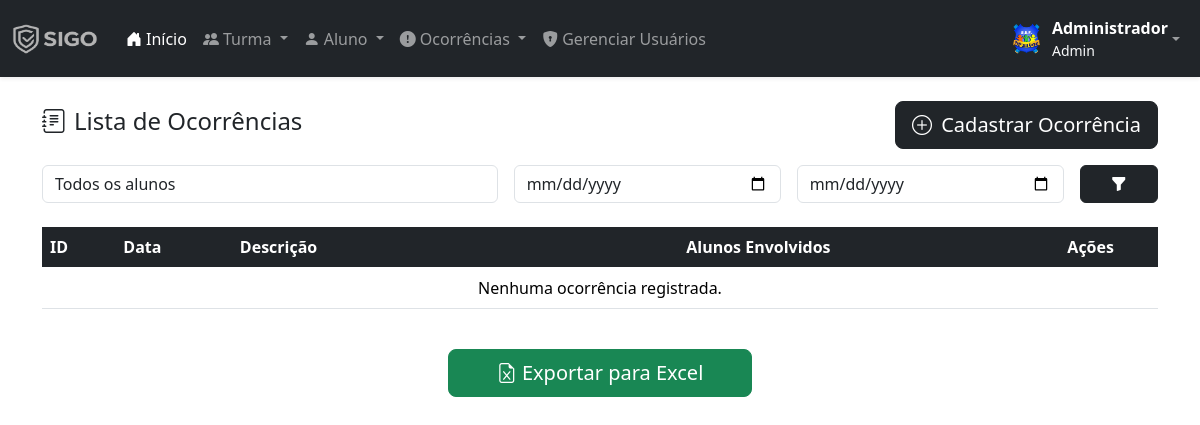
Before: /listar-ocorrencias.php (signed in) with the older database file.
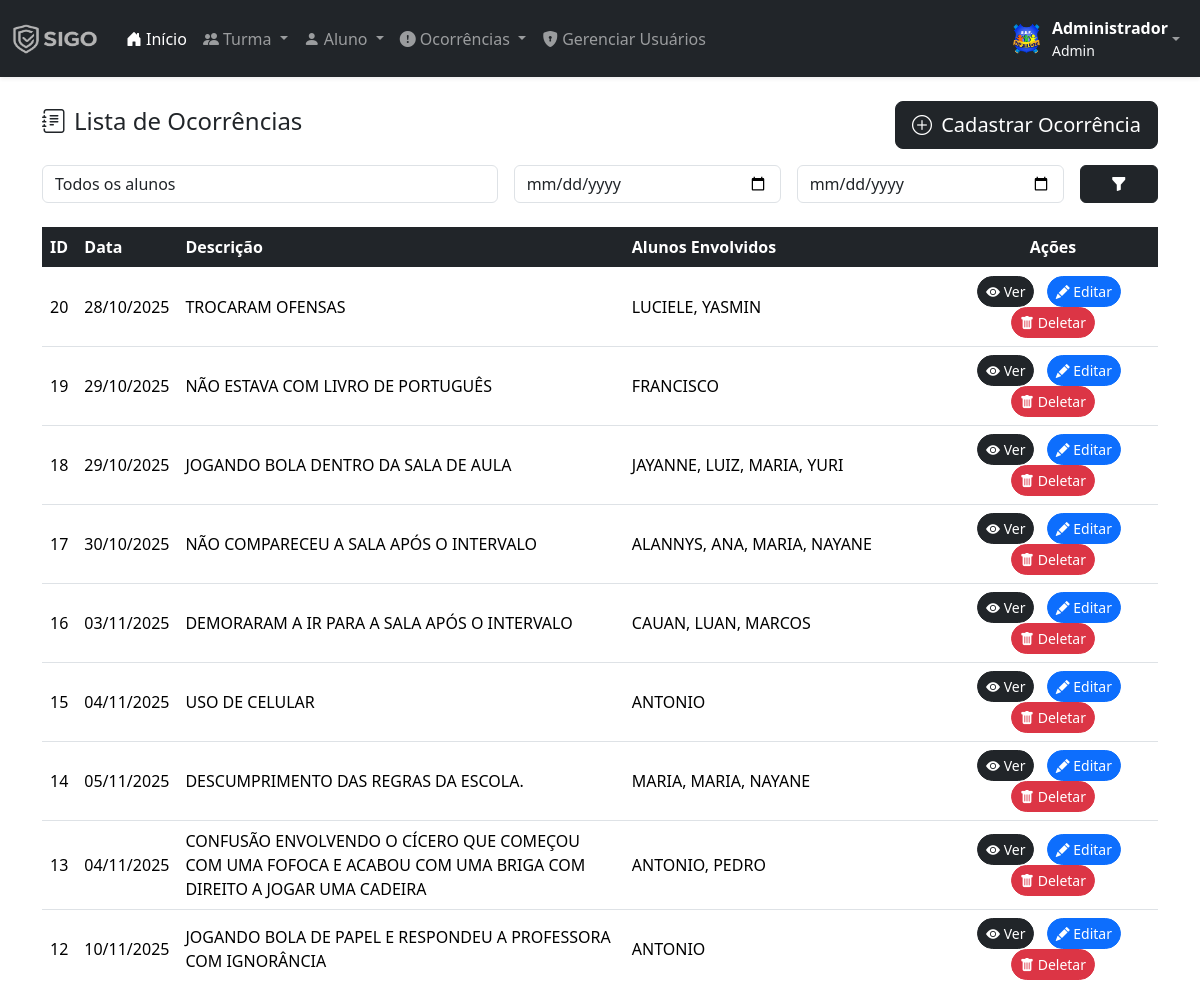
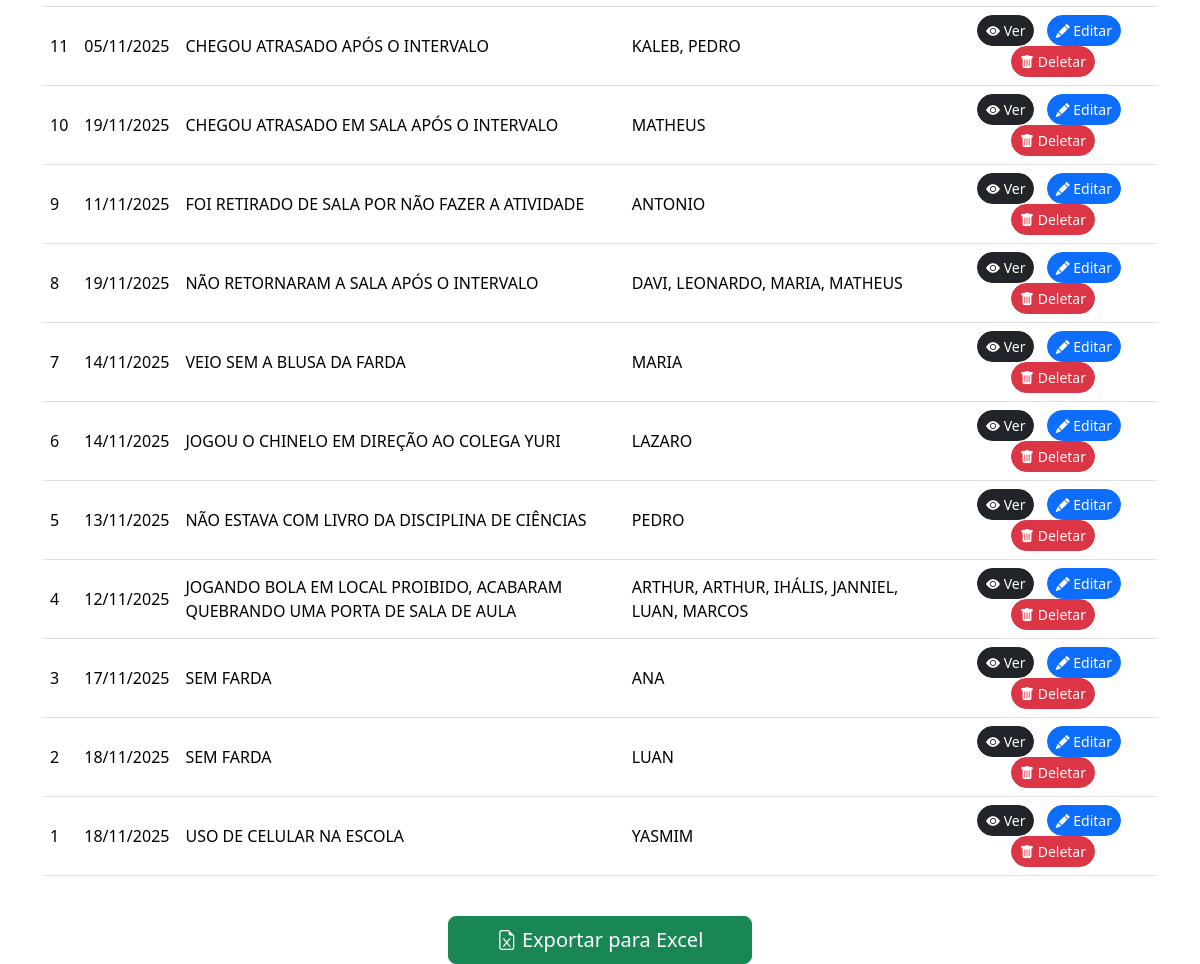
After: the same page with the newer database file (2 pictures, top to bottom).
### tables this page shows
CREATE TABLE `ocorrencia` (
  `id` int(11) NOT NULL,
  `data` date NOT NULL,
  `descricao` text NOT NULL,
  `nivel_id` int(11) DEFAULT NULL,
  `created_at` datetime NOT NULL DEFAULT current_timestamp()
);

### listar-ocorrencias.php (the view, shortened to what this page needs)
<?php
require('includes/conexao.php');
$dataInicio = isset($_GET['data_inicio']) ? $_GET['data_inicio'] : '';
$dataFim = isset($_GET['data_fim']) ? $_GET['data_fim'] : '';
$where = [];
$whereSql = $where ? "WHERE " . implode(" AND ", $where) : "";
$sql = "
    SELECT
        o.id AS ocorrencia_id,
        o.descricao,
        o.data,
        GROUP_CONCAT(SUBSTRING_INDEX(a.nome, ' ', 1) SEPARATOR ', ') AS alunos
    FROM ocorrencia o
    LEFT JOIN ocorrencia_aluno oa ON oa.ocorrencia_id = o.id
    LEFT JOIN alunos a ON a.id = oa.alunos_id
    $whereSql
    GROUP BY o.id, o.descricao, o.data
    ORDER BY o.id DESC
";
$res = mysqli_query($conn, $sql);
?>
<!DOCTYPE html>
<html lang="pt-br">
<?php include('layout/head.php'); ?>
<body>
<?php include('layout/menu.php'); ?>
<div class="container mt-4">
    <div class="d-flex justify-content-between align-items-center mb-3">
        <h4><i class="bi bi-journal-text me-2"></i>Lista de Ocorrências</h4>
        <a href="cadastrar-ocorrencia.php" class="btn btn-dark btn-lg">
            <i class="bi bi-plus-circle me-1"></i> Cadastrar Ocorrência
        </a>
    </div>
    <form class="row g-3 mb-4" method="GET">
        <div class="col-md-5">
            <select name="aluno" class="selectpicker form-control" data-live-search="true" title="Filtrar por aluno">
                <option value="">Todos os alunos</option>
            </select>
        </div>
        <div class="col-md-3">
            <input type="date" name="data_inicio" class="form-control" value="<?= $dataInicio ?>" placeholder="Data início">
        </div>
        <div class="col-md-3">
            <input type="date" name="data_fim" class="form-control" value="<?= $dataFim ?>" placeholder="Data fim">
        </div>
        <div class="col-md-1 d-grid">
            <button type="submit" class="btn btn-dark"><i class="bi bi-funnel-fill"></i></button>
        </div>
    </form>
    <div class="table-responsive">
        <table class="table table-hover align-middle">
            <thead class="table-dark">
                <tr>
                    <th>ID</th>
                    <th>Data</th>
                    <th style="width: 40%;">Descrição</th>
                    <th>Alunos Envolvidos</th>
                    <th class="text-center">Ações</th>
                </tr>
            </thead>
            <tbody>
                <?php
                if (mysqli_num_rows($res) > 0) {
                    while ($oc = mysqli_fetch_assoc($res)) {
                        $id = $oc['ocorrencia_id'];
                        $data = !empty($oc['data']) ? date('d/m/Y', strtotime($oc['data'])) : '-';
                        $descricao = htmlspecialchars($oc['descricao'] ?? '');
                        $alunos = htmlspecialchars($oc['alunos'] ?? 'Nenhum');
                        echo "
                            <tr>
                                <td>$id</td>
                                <td>$data</td>
                                <td>$descricao</td>
                                <td>$alunos</td>
                                <td class='text-center'>
                                    <a href='ver-ocorrencia.php?id=$id' class='btn btn-dark btn-sm rounded-pill me-2'>
                                        <i class='bi bi-eye-fill'></i> Ver
                                    </a>
                                    <a href='editar-ocorrencia.php?id=$id' class='btn btn-primary btn-sm rounded-pill me-2'>
                                        <i class='bi bi-pencil-fill'></i> Editar
                                    </a>
                                    <a href='acoes/deletar-ocorrencia.php?id=$id' onclick=\"return confirm('Deseja realmente excluir esta ocorrência?');\" class='btn btn-danger btn-sm rounded-pill'>
                                        <i class='bi bi-trash-fill'></i> Deletar
                                    </a>
                                </td>
                            </tr>
                        ";
                    }
                } else {
                    echo "<tr><td colspan='5' class='text-center'>Nenhuma ocorrência registrada.</td></tr>";
                }
                ?>
            </tbody>
        </table>
    </div>
    <div class="text-center mt-4">
        <button id="btnExport" class="btn btn-success btn-lg px-5">
            <i class="bi bi-file-earmark-excel"></i> Exportar para Excel
        </button>
    </div>
</div>
<link rel="stylesheet" href="https://cdnjs.cloudflare.com/ajax/libs/bootstrap-select/1.14.0-beta3/css/bootstrap-select.min.css">
</body>
</html>

### layout/head.php (shortened to what this page needs)
<head>
    <link rel="stylesheet" href="assets/css/bootstrap.min.css">
    <link href="https://cdn.jsdelivr.net/npm/bootstrap@5.3.2/dist/css/bootstrap.min.css" rel="stylesheet">
    <link rel="stylesheet" href="https://cdn.jsdelivr.net/npm/bootstrap-select@1.13.14/dist/css/bootstrap-select.min.css">
    <link rel="stylesheet" href="assets/css/cadastro.css">
    <link rel="stylesheet" href="assets/css/style.css">
</head>

### layout/menu.php (shortened to what this page needs)
<?php
$usuarioNome = $_SESSION['usuario_nome'] ?? 'Usuário';
$usuarioNivel = $_SESSION['usuario_nivel'] ?? 'usuario';
$usuarioFoto = $_SESSION['usuario_foto'] ?? 'assets/img/user-placeholder.png';
?>
<nav class="navbar navbar-expand-lg navbar-dark bg-dark shadow-sm">
  <div class="container-fluid">
    <a class="navbar-brand d-flex align-items-center" href="index.php">
      <img src="assets/img/logo-cinza-simples.png" alt="Logo" width="90" height="30">
    </a>
    <div class="collapse navbar-collapse" id="navbarMain">
      <ul class="navbar-nav me-auto mb-2 mb-lg-0">
        <li class="nav-item">
          <a class="nav-link active" href="index.php"><i class="bi bi-house-door-fill me-1"></i>Início</a>
        </li>
        <li class="nav-item dropdown">
          <a class="nav-link dropdown-toggle" href="#" role="button" data-bs-toggle="dropdown" aria-expanded="false">
            <i class="bi bi-people-fill me-1"></i>Turma
          </a>
        </li>
        <li class="nav-item dropdown">
          <a class="nav-link dropdown-toggle" href="#" role="button" data-bs-toggle="dropdown" aria-expanded="false">
            <i class="bi bi-person-fill me-1"></i>Aluno
          </a>
        </li>
        <li class="nav-item dropdown">
          <a class="nav-link dropdown-toggle" href="#" role="button" data-bs-toggle="dropdown" aria-expanded="false">
            <i class="bi bi-exclamation-circle-fill me-1"></i>Ocorrências
          </a>
        </li>
        <?php if ($usuarioNivel === 'admin'): ?>
          <li class="nav-item">
            <a class="nav-link" href="usuarios-listar.php">
              <i class="bi bi-shield-lock-fill me-1"></i>Gerenciar Usuários
            </a>
          </li>
        <?php endif; ?>
      </ul>
      <ul class="navbar-nav ms-auto mb-2 mb-lg-0">
        <li class="nav-item dropdown">
          <a class="nav-link dropdown-toggle d-flex align-items-center" href="#" role="button" data-bs-toggle="dropdown" aria-expanded="false">
            <img src="<?= $usuarioFoto ?>" class="rounded-circle me-2" width="35" height="35" alt="Foto">
            <div class="d-flex flex-column">
              <span class="fw-bold text-white"><?= $usuarioNome ?></span>
              <small class="text-light"><?= ucfirst($usuarioNivel) ?></small>
            </div>
          </a>
        </li>
      </ul>
    </div>
  </div>
</nav>
<link href="https://cdn.jsdelivr.net/npm/bootstrap@5.3.2/dist/css/bootstrap.min.css" rel="stylesheet">
<link href="https://cdn.jsdelivr.net/npm/bootstrap-icons@1.11.1/font/bootstrap-icons.css" rel="stylesheet">

Changed rows visible on the page:
added ocorrencia: id "20", data "28/10/2025", descricao "TROCARAM OFENSAS", alunos "LUCIELE, YASMIN"
added ocorrencia: id "19", data "29/10/2025", descricao "NÃO ESTAVA COM LIVRO DE PORTUGUÊS", alunos "FRANCISCO"
added ocorrencia: id "18", data "29/10/2025", descricao "JOGANDO BOLA DENTRO DA SALA DE AULA", alunos "JAYANNE, LUIZ, MARIA, YURI"
added ocorrencia: id "17", data "30/10/2025", descricao "NÃO COMPARECEU A SALA APÓS O INTERVALO", alunos "ALANNYS, ANA, MARIA, NAYANE"
added ocorrencia: id "16", data "03/11/2025", descricao "DEMORARAM A IR PARA A SALA APÓS O INTERVALO", alunos "CAUAN, LUAN, MARCOS"
added ocorrencia: id "15", data "04/11/2025", descricao "USO DE CELULAR", alunos "ANTONIO"
added ocorrencia: id "14", data "05/11/2025", descricao "DESCUMPRIMENTO DAS REGRAS DA ESCOLA.", alunos "MARIA, MARIA, NAYANE"
added ocorrencia: id "13", data "04/11/2025", descricao "CONFUSÃO ENVOLVENDO O CÍCERO QUE COMEÇOU COM UMA FOFOCA E ACABOU COM UMA BRIGA COM DIREITO A JOGAR UMA CADEIRA", alunos "ANTONIO, PEDRO"
added ocorrencia: id "12", data "10/11/2025", descricao "JOGANDO BOLA DE PAPEL E RESPONDEU A PROFESSORA COM IGNORÂNCIA", alunos "ANTONIO"
added ocorrencia: id "11", data "05/11/2025", descricao "CHEGOU ATRASADO APÓS O INTERVALO", alunos "KALEB, PEDRO"
added ocorrencia: id "10", data "19/11/2025", descricao "CHEGOU ATRASADO EM SALA APÓS O INTERVALO", alunos "MATHEUS"
added ocorrencia: id "9", data "11/11/2025", descricao "FOI RETIRADO DE SALA POR NÃO FAZER A ATIVIDADE", alunos "ANTONIO"
added ocorrencia: id "8", data "19/11/2025", descricao "NÃO RETORNARAM A SALA APÓS O INTERVALO", alunos "DAVI, LEONARDO, MARIA, MATHEUS"
added ocorrencia: id "7", data "14/11/2025", descricao "VEIO SEM A BLUSA DA FARDA", alunos "MARIA"
added ocorrencia: id "6", data "14/11/2025", descricao "JOGOU O CHINELO EM DIREÇÃO AO COLEGA YURI", alunos "LAZARO"
added ocorrencia: id "5", data "13/11/2025", descricao "NÃO ESTAVA COM LIVRO DA DISCIPLINA DE CIÊNCIAS", alunos "PEDRO"
added ocorrencia: id "4", data "12/11/2025", descricao "JOGANDO BOLA EM LOCAL PROIBIDO, ACABARAM QUEBRANDO UMA PORTA DE SALA DE AULA", alunos "ARTHUR, ARTHUR, IHÁLIS, JANNIEL, LUAN, MARCOS"
added ocorrencia: id "3", data "17/11/2025", descricao "SEM FARDA", alunos "ANA"
added ocorrencia: id "2", data "18/11/2025", descricao "SEM FARDA", alunos "LUAN"
added ocorrencia: id "1", data "18/11/2025", descricao "USO DE CELULAR NA ESCOLA", alunos "YASMIM"
Other visible differences:
text no longer shown: "Nenhuma ocorrência registrada."
